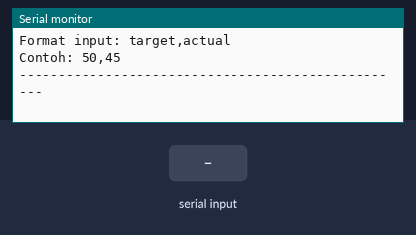
A sketch run on a simulated Arduino Uno, built with avr-gcc and run on an emulated ATmega328P. Shown: the last lines printed to the serial monitor. The inputs (shaded band) are chosen by the test bench.

Above: at 1.2 s.
1.3 s: "debug,1\n" received over Serial
At 1.4 s:
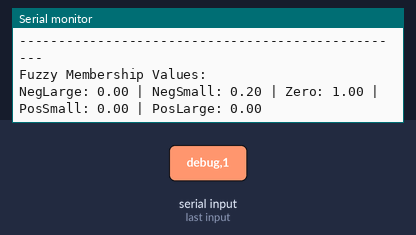
2.8 s: byte 10 ('\n') received over Serial
At 3.06 s:
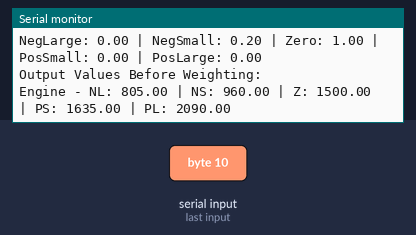
4.3 s: "debug,150\n" received over Serial
At 4.6 s:
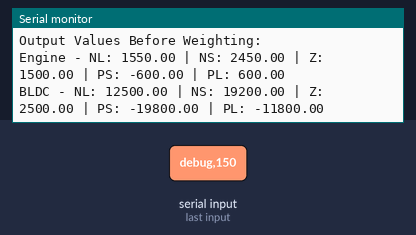

The sketch:

fuzzy_hybrid1.ino
```cpp
// Sistem Fuzzy untuk Kontrol Kecepatan Boat tanpa library eksternal
// Menggunakan metode Sugeno Orde 1 (output berupa fungsi linear)

// Variabel input dan output
float targetSpeed = 0.0;  // Target kecepatan boat
float actualSpeed = 0.0;  // Kecepatan aktual boat
float error = 0.0;        // Error = target - actual
float engineRPM = 0.0;    // Output RPM engine (kurang agresif)
float bldcRPM = 0.0;      // Output RPM BLDC (lebih agresif)

// Variabel untuk membaca input serial
String inputString = "";
bool stringComplete = false;

// Variabel untuk debug
bool debugMode = true;    // Set true untuk melihat nilai keanggotaan

void setup() {
  // Inisialisasi komunikasi serial
  Serial.begin(9600);
  inputString.reserve(200);

  // Pesan selamat datang
  Serial.println("Sistem Kontrol Kecepatan Boat dengan Fuzzy Logic Sugeno Orde 1");
  Serial.println("Format input: target,actual");
  Serial.println("Contoh: 50,45");
  Serial.println("--------------------------------------------------");
}

void loop() {
  // Jika ada input lengkap dari serial
  if (stringComplete) {
    parseInput();

    // Hitung error
    error = targetSpeed - actualSpeed;

    // Proses fuzzy
    calculateFuzzyOutputs();

    // Output hasil
    Serial.print("Target: ");
    Serial.print(targetSpeed);
    Serial.print(" km/h | Aktual: ");
    Serial.print(actualSpeed);
    Serial.print(" km/h | Error: ");
    Serial.print(error);
    Serial.println(" km/h");

    Serial.print("Output - Engine RPM: ");
    Serial.print(engineRPM);
    Serial.print(" | BLDC RPM: ");
    Serial.println(bldcRPM);
    Serial.println("--------------------------------------------------");

    // Reset untuk input berikutnya
    inputString = "";
    stringComplete = false;
  }
}

// Fungsi keanggotaan trapezoidal (bentuk trapesium) untuk error
float trapezoidMF(float x, float a, float b, float c, float d) {
  float result = 0;

  if (x <= a || x >= d) {
    result = 0;
  } else if (x >= b && x <= c) {
    result = 1;
  } else if (x > a && x < b) {
    result = (x - a) / (b - a);
  } else if (x > c && x < d) {
    result = (d - x) / (d - c);
  }

  return constrain(result, 0, 1);
}

// Fungsi keanggotaan untuk nilai error negatif besar
float negLargeMF(float error) {
  // Bentuk trapesium: nilai penuh di bawah -20, menurun hingga -10
  return trapezoidMF(error, -10, -100, -100, -5);
}

// Fungsi keanggotaan untuk nilai error negatif kecil
float negSmallMF(float error) {
  return trapezoidMF(error, -15, -10, -5, 0);
}

// Fungsi keanggotaan untuk nilai error sekitar nol
float zeroMF(float error) {
  return trapezoidMF(error, -5, -2, 2, 5);
}

// Fungsi keanggotaan untuk nilai error positif kecil
float posSmallMF(float error) {
  return trapezoidMF(error, 0, 5, 10, 15);
}

// Fungsi keanggotaan untuk nilai error positif besar
float posLargeMF(float error) {
  // Bentuk trapesium: nilai penuh di atas 20, menurun hingga 10
  return trapezoidMF(error, 5, 10, 100, 100);
}

// Fungsi output untuk Sugeno Orde 1
// Format: f(x) = a*x + b
float linearOutput(float x, float a, float b) {
  return a * x + b;
}

// Proses fuzzy dengan metode Sugeno Orde 1
void calculateFuzzyOutputs() {
  // Menghitung derajat keanggotaan untuk input error
  float negLargeDegree = negLargeMF(error);
  float negSmallDegree = negSmallMF(error);
  float zeroDegree = zeroMF(error);
  float posSmallDegree = posSmallMF(error);
  float posLargeDegree = posLargeMF(error);

  // Tampilkan nilai keanggotaan jika dalam debug mode
  if (debugMode) {
    Serial.println("Fuzzy Membership Values:");
    Serial.print("NegLarge: "); Serial.print(negLargeDegree);
    Serial.print(" | NegSmall: "); Serial.print(negSmallDegree);
    Serial.print(" | Zero: "); Serial.print(zeroDegree);
    Serial.print(" | PosSmall: "); Serial.print(posSmallDegree);
    Serial.print(" | PosLarge: "); Serial.println(posLargeDegree);
  }

  // Rules untuk Engine RPM (Kurang agresif) dengan output linear:
  // Rule 1: IF error is negativeLarge THEN engineRPM = -5*error + 800
  // Rule 2: IF error is negativeSmall THEN engineRPM = -10*error + 950
  // Rule 3: IF error is zero THEN engineRPM = 0*error + 1500
  // Rule 4: IF error is positiveSmall THEN engineRPM = 15*error + 1650
  // Rule 5: IF error is positiveLarge THEN engineRPM = 10*error + 2100

  float engineOut1 = linearOutput(error, -5, 800);   // Negative Large
  float engineOut2 = linearOutput(error, -10, 950);  // Negative Small
  float engineOut3 = linearOutput(error, 0, 1500);   // Zero
  float engineOut4 = linearOutput(error, 15, 1650);  // Positive Small
  float engineOut5 = linearOutput(error, 10, 2100);  // Positive Large

  // Rules untuk BLDC RPM (Lebih agresif) dengan output linear:
  // Rule 1: IF error is negativeLarge THEN bldcRPM = -80*error + 500
  // Rule 2: IF error is negativeSmall THEN bldcRPM = -120*error + 1200
  // Rule 3: IF error is zero THEN bldcRPM = 0*error + 2500
  // Rule 4: IF error is positiveSmall THEN bldcRPM = 150*error + 2700
  // Rule 5: IF error is positiveLarge THEN bldcRPM = 100*error + 3200

  float bldcOut1 = linearOutput(error, -80, 500);    // Negative Large
  float bldcOut2 = linearOutput(error, -120, 1200);  // Negative Small
  float bldcOut3 = linearOutput(error, 0, 2500);     // Zero
  float bldcOut4 = linearOutput(error, 150, 2700);   // Positive Small
  float bldcOut5 = linearOutput(error, 100, 3200);   // Positive Large

  if (debugMode) {
    Serial.println("Output Values Before Weighting:");
    Serial.print("Engine - NL: "); Serial.print(engineOut1);
    Serial.print(" | NS: "); Serial.print(engineOut2);
    Serial.print(" | Z: "); Serial.print(engineOut3);
    Serial.print(" | PS: "); Serial.print(engineOut4);
    Serial.print(" | PL: "); Serial.println(engineOut5);

    Serial.print("BLDC - NL: "); Serial.print(bldcOut1);
    Serial.print(" | NS: "); Serial.print(bldcOut2);
    Serial.print(" | Z: "); Serial.print(bldcOut3);
    Serial.print(" | PS: "); Serial.print(bldcOut4);
    Serial.print(" | PL: "); Serial.println(bldcOut5);
  }

  // Metode Sugeno Weighted Average
  float totalWeight = negLargeDegree + negSmallDegree + zeroDegree + posSmallDegree + posLargeDegree;

  if (debugMode) {
    Serial.print("Total Weight: "); Serial.println(totalWeight);
  }

  // Hindari pembagian dengan nol
  if (totalWeight > 0) {
    // Weighted average untuk engine RPM
    engineRPM = (negLargeDegree * engineOut1 +
                 negSmallDegree * engineOut2 +
                 zeroDegree * engineOut3 +
                 posSmallDegree * engineOut4 +
                 posLargeDegree * engineOut5) / totalWeight;

    // Weighted average untuk BLDC RPM
    bldcRPM = (negLargeDegree * bldcOut1 +
               negSmallDegree * bldcOut2 +
               zeroDegree * bldcOut3 +
               posSmallDegree * bldcOut4 +
               posLargeDegree * bldcOut5) / totalWeight;
  } else {
    // Default values jika tidak ada rule yang aktif
    engineRPM = 1500;
    bldcRPM = 2500;

    if (debugMode) {
      Serial.println("WARNING: No active rules! Using default values.");
    }
  }

  // Pastikan output berada dalam rentang yang wajar
  engineRPM = constrain(engineRPM, 800, 2500);
  bldcRPM = constrain(bldcRPM, 800, 5000);  // Memperluas batas atas BLDC untuk respons lebih agresif
}

// Fungsi untuk memproses input serial
void serialEvent() {
  while (Serial.available()) {
    char inChar = (char)Serial.read();

    // Jika karakter new line, tandai string sudah lengkap
    if (inChar == '\n') {
      stringComplete = true;
    } else {
      // Tambahkan ke inputString
      inputString += inChar;
    }
  }
}

// Fungsi untuk memproses input string
void parseInput() {
  int commaIndex = inputString.indexOf(',');

  if (commaIndex != -1) {
    // Ekstrak target dan actual speed
    String targetStr = inputString.substring(0, commaIndex);
    String actualStr = inputString.substring(commaIndex + 1);

    // Konversi ke float
    targetSpeed = targetStr.toFloat();
    actualSpeed = actualStr.toFloat();

    // Jika nilai kedua berisi 'debug', beralih mode debug
    if (actualStr.indexOf("debug") >= 0) {
      debugMode = !debugMode;
      Serial.print("Debug mode: ");
      Serial.println(debugMode ? "ON" : "OFF");
    }
  } else {
    Serial.println("Format input salah! Gunakan format: target,actual");
  }
}
```

Measured:
- after the input at 1.3 s, the serial monitor: prints a new line at once (image 1)
- after the input at 2.8 s, the serial monitor: prints a new line at once (image 2)
- after the input at 4.3 s, the serial monitor: prints a new line at once (image 3)
